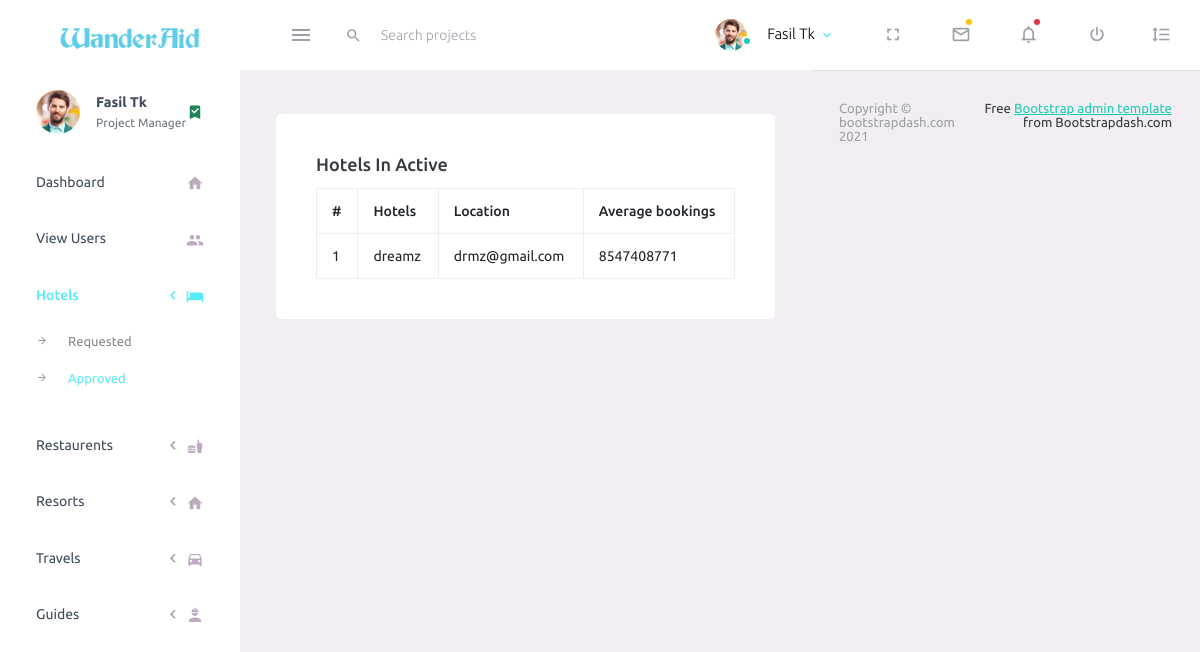
Before: /Approved_Hotels with the older database file.
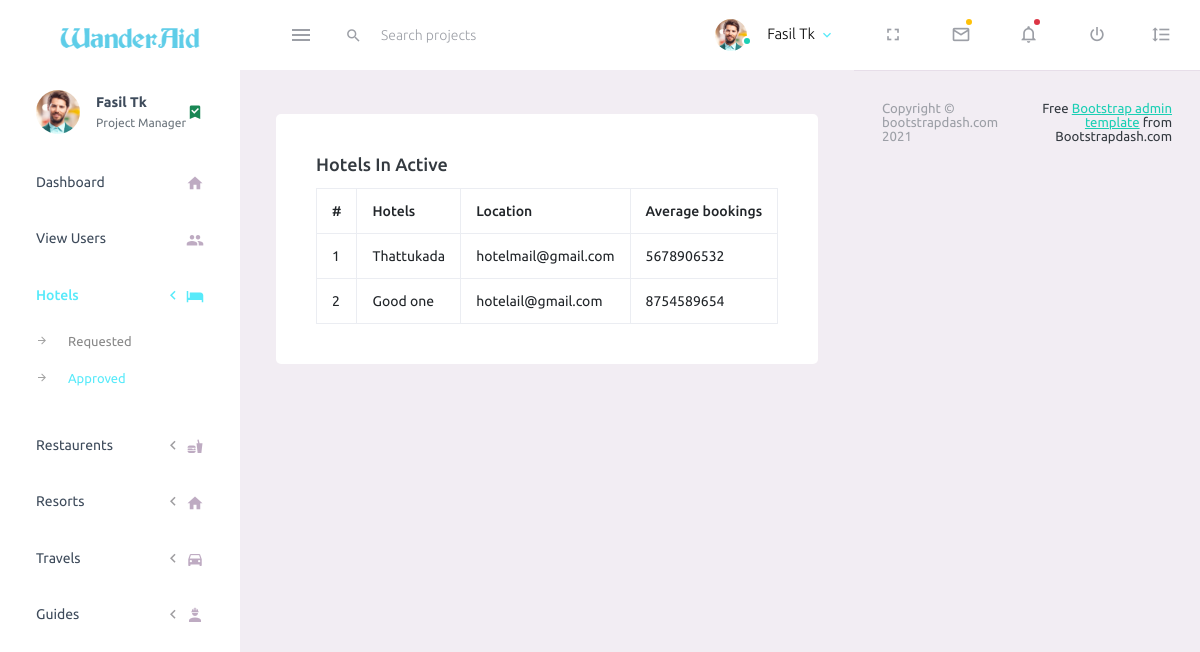
After: the same page with the newer database file.
### travelaid/models.py (models this page shows, shortened)
class Hotel(models.Model):
    hotelname=models.CharField(max_length = 50)
    hotelphone =models.CharField(max_length = 50)
    hotelmail=models.CharField(max_length = 50)
    hotellocation=models.CharField(max_length = 50,null=True)
    hotelpincode =models.CharField(max_length = 50,null=True)
    hotelrating =models.CharField(max_length = 50,null=True)
    hotelrooms=models.CharField(max_length = 50,null=True)
    hotelcategory=models.CharField(max_length = 50,null=True)
    hotelfecilities = models.CharField(max_length = 50,null=True)
    hotelpackages = models.CharField(max_length = 50,null=True)
    hotelservices = models.CharField(max_length = 50,null=True)
    hoteltiming = models.CharField(max_length = 50,null=True)
    specialoffers = models.CharField(max_length = 50,null=True)
    roomsavailability = models.CharField(max_length = 50,null=True)
    description = models.CharField(max_length = 50,null=True)
    nba = models.CharField(max_length = 50,null=True)
    policies = models.CharField(max_length = 50,null=True)
    hotelpass = models.CharField(max_length = 50)
    menu = models.CharField(max_length = 50,null=True)
    reviews = models.CharField(max_length = 50,null=True)
    images = models.ImageField(upload_to='images/',null=True)
    role =models.CharField(max_length = 50)
    hotelstatus=models.CharField( max_length =  50)
    login=models.ForeignKey(log, on_delete=models.CASCADE)

### wanderaid/views.py (the view)
# urls.py: path('Approved_Hotels',views.Approved_Hotels,name='Approved_Hotels'),
def Approved_Hotels(request):
    data = Hotel.objects.all()#$$$$$$$$$$$$$$$$$$$$$$$$$$$$$$$$$$$$$$$$$$$$$$$$$$$$$
    return render(request,'Approved-Hotels.html',{'data':data})

### wanderaid/templates/Approved-Hotels.html (shortened to what the changed rows need)
<!DOCTYPE html>
<html lang="en">
  <head>
    <link rel="stylesheet" href="../static/vendors/mdi/css/materialdesignicons.min.css">
    <link rel="stylesheet" href="../static/vendors/css/vendor.bundle.base.css">
    <link rel="stylesheet" href="../static/css/style.css">
  </head>
  <body>
    <div class="container-scroller">
      <div class="container-fluid page-body-wrapper">
        <div class="main-panel">
          <div class="content-wrapper">
            <div class="col-lg-12 grid-margin stretch-card">
                <div class="card">
                  <div class="card-body">
                    <table class="table table-bordered">
                      <thead>
                        <tr>
                          <th> # </th>
                          <th> Hotels </th>
                          <th> Location </th>
                          <th> Average bookings </th>
                        </tr>
                      </thead>
                      <tbody>
                        {% for i in data %}
                        {% if i.hotelstatus == "1" %}
                        <tr>
                            <td class="py-1">
                              {{forloop.counter}}
                            </td>
                            <td>
                              {{i.hotelname}}
                            </td>
                            <td>
                              {{i.hotelmail}}
                            </td>
                            <td>
                              {{i.hotelphone}}
                            </td>
                        </tr>
                        {% endif %}
                        {% endfor %}
                      </tbody>
                    </table>
                  </div>
                </div>
              </div>
            </div>
          </div>
        </div>
      </div>
  </body>
</html>

Changed rows visible on the page:
changed Hotel: hotelname "dreamz" → "Thattukada"; hotelmail "drmz@gmail.com" → "hotelmail@gmail.com"; hotelphone "8547408771" → "5678906532"
added Hotel: hotelname "Good one", hotelmail "hotelail@gmail.com", hotelphone "8754589654"
